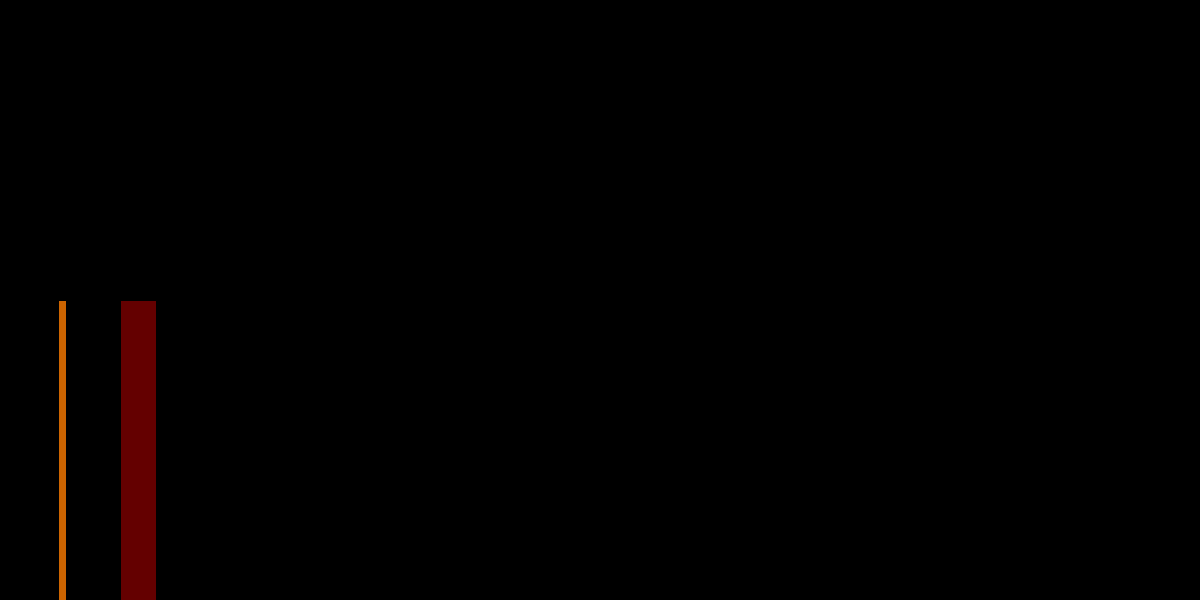
Frame 1 (no input)
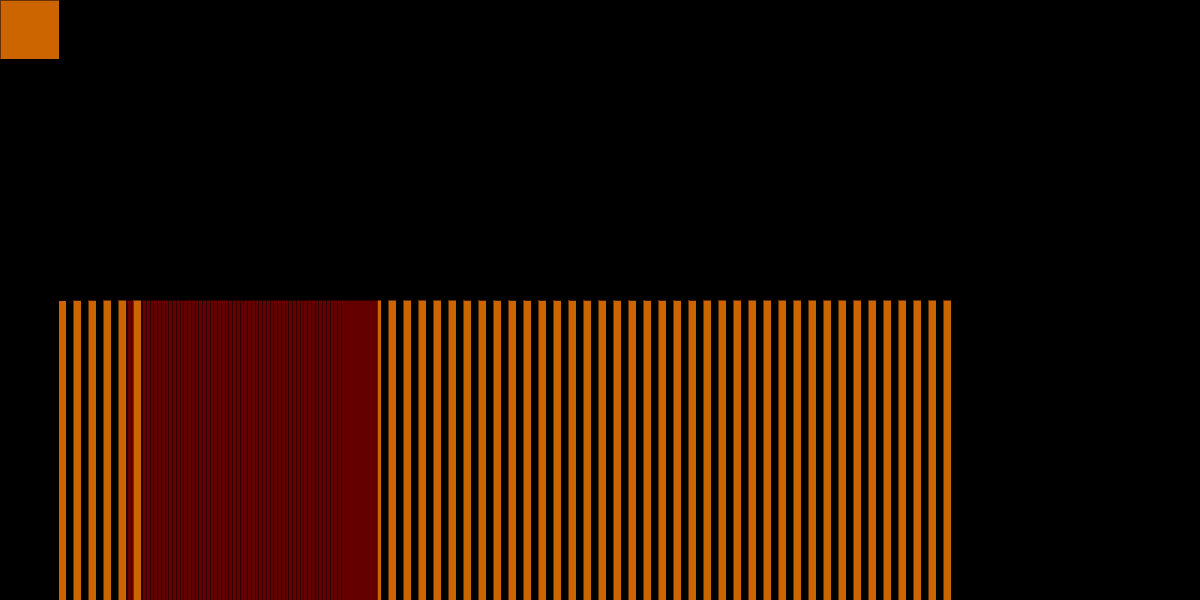
Frame 60 (the mouse pressed at the canvas centre just before this capture)
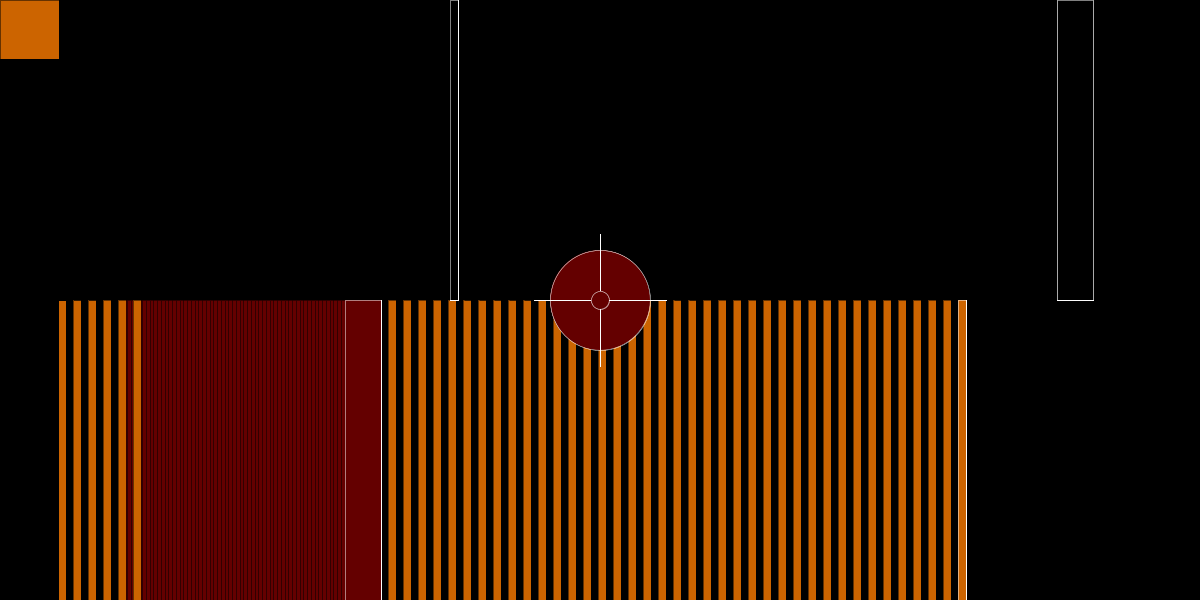
Frame 120 (the mouse held since frame 60 and released just before this capture)

The Processing sketch that drew these frames (run headless with seeded random() and noise(); from frame 60 on, the mouse is pressed at the canvas centre):

// Processing sketch: processing_75656
// ── processing_75656.pde

//Amy Rosen
//Introduction to Digital Media
//09.13.12
//Section B


int value = 0;
int randomDiameter = 0;
int thin = 8;
int thick = 36;
float xpos1 = 134.0;
float xpos2 = 44.0;
float xpos3 = 58.0;
float xpos4 = 120.0;

void setup() {
  size(1200, 600);
  for(int i=0; i<100; i++) {
  background(randomDiameter,randomDiameter,randomDiameter);
  frameRate(20);
}
}

void draw() {
  
  if(mousePressed) {
    stroke(255);
    fill(100,0,0);
  } else {
    stroke(0);
    fill(204,100,0);
  }
  line(mouseX-66, mouseY, mouseX+66, mouseY);
  line(mouseX, mouseY-66, mouseX, mouseY+66); 

 
    if(mousePressed) {
      ellipse (mouseX,mouseY,randomDiameter, randomDiameter);
    }
      else {
        rect(mouseX,mouseY,randomDiameter,randomDiameter);
    }
    if(randomDiameter < 100) {
      randomDiameter ++;
    }
    else {
      randomDiameter = 0;
    }
    float mx = mouseX * 0.4 - width/5.0;
  
  fill(value);
  rect(xpos2, 0, thick, height/2);
  fill(value);
  rect(xpos1, 0, thin, height/2);
  fill(100,0,0);
  rect(xpos4, height/2, thick, height/2);
  fill(204,100,0);
  rect(xpos3, height/2, thin, height/2);
    
  xpos1 += mx/16;
  xpos2 += mx/64;
  xpos3 -= mx/16;
  xpos4 -= mx/64;
  
  if(xpos1 < -thin)  { xpos1 =  width; }
  if(xpos1 >  width) { xpos1 = -thin; }
  if(xpos2 < -thick) { xpos2 =  width; }
  if(xpos2 >  width) { xpos2 = -thick; }
  if(xpos3 < -thin)  { xpos3 =  width; }
  if(xpos3 >  width) { xpos3 = -thin; }
  if(xpos4 < -thick) { xpos4 =  width; }
  if(xpos4 >  width) { xpos4 = -thick; }
   for(int i=0; i<100; i++) {
 
  stroke(0,0,0);
  strokeWeight(.5);
}    
}

void mouseMoved() {
  value = value + 5;
  if (value > 255) {
    value = 0;
  }
}

void keyPressed() {
  if (key == 's') {
    save ("amyRosen4.png");
    }
}
